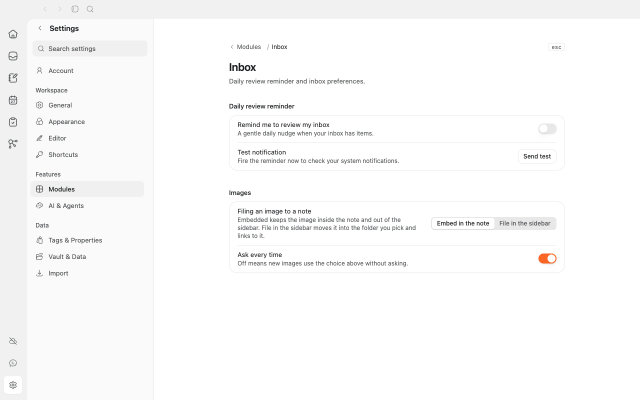
#> input picture electron/Inbox.png, 1280 x 800 px (shown at 1/2 size)
$ python slice_sheet.py ../../../../electron/Inbox.png out.png
#> lines starting #> are read from the running program, lines starting #| are printed output that depends on the picture; after the words box and inside, x2 and y2 are one past the last pixel; in counts of white or black regions, pixels touching at a corner belong together
"""Slice the mascots/all.png icon sheet into individual transparent PNGs.

Approach: within manually chosen row bands (icon area, excluding label text),
find dark-pixel column clusters, then grow each cluster's bbox vertically
until a blank gap (so labels/headers are never included). Background is
alpha-keyed with a soft ramp to keep hand-drawn anti-aliased edges.
"""
import os
import sys
import numpy as np
from PIL import Image, ImageDraw

SRC = sys.argv[1]
OUT = sys.argv[2]
os.makedirs(OUT, exist_ok=True)

img = Image.open(SRC).convert('RGB')
#> img is the input picture: PIL image 1280x800 RGB; mean R, G, B 250.1, 250, 250.1
W, H = img.size
#> W = 1280; H = 800
a = np.asarray(img, dtype=np.int16)
bg = np.median(a[0:20, 0:20].reshape(-1, 3), axis=0)
#> bg = [241, 241, 241]
dist = np.abs(a - bg).sum(axis=2)  # Manhattan distance from background
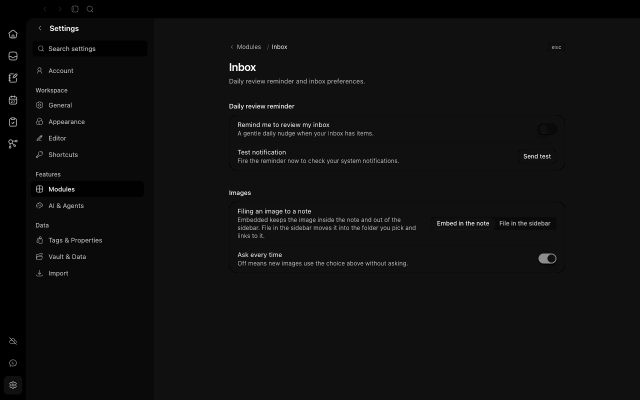
#> dist: shape (800, 1280) float64 (shown at 1/2 size); min 0, max 636, mean 40.9; drawn with min black and max white
mask = dist > 60
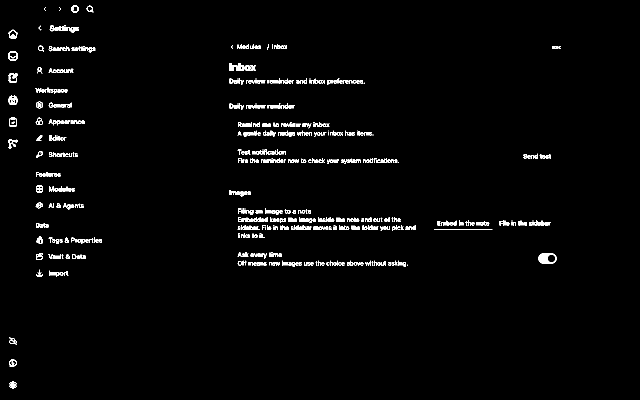
#> mask: shape (800, 1280) bool (shown at 1/2 size); 2% white in thin lines or dots, all inside (x1, y1, x2, y2) = (17, 11, 1122, 778)

# (y0, y1) bands cover icon bodies only; labels sit below each band.
ROWS = [
    (100, 248, ['notes', 'tasks', 'journal', 'calendar', 'inbox']),
    (345, 498, ['student', 'researchers', 'privacy-first', 'maker', 'adhd-brain']),
    (595, 706, ['change-log', 'roadmap', 'settings', 'help', 'feedback']),
    (805, 906, ['search', 'filter', 'favorite', 'share', 'lock', 'more']),
]

GAP_X = 30        # merge column runs closer than this (px)
GAP_Y = 8         # vertical growth stops at a blank gap taller than this
MIN_PIXELS = 60   # discard noise clusters
PAD = 6

def column_clusters(band):
    colsum = band.sum(axis=0)
    xs = np.where(colsum > 0)[0]
    if len(xs) == 0:
        return []
    runs = []
    start = prev = xs[0]
    for x in xs[1:]:
        if x - prev > GAP_X:
            runs.append((start, prev))
            start = x
        prev = x
    runs.append((start, prev))
    return [(x0, x1) for x0, x1 in runs
            if band[:, x0:x1 + 1].sum() >= MIN_PIXELS]

def grow_vertical(x0, x1, y0, y1):
    """Union of row-runs (gap tolerance GAP_Y) that overlap the band."""
    rows_any = mask[:, x0:x1 + 1].any(axis=1)
    ys = np.where(rows_any)[0]
    runs = []
    start = prev = ys[0]
    for y in ys[1:]:
        if y - prev > GAP_Y:
            runs.append((start, prev))
            start = y
        prev = y
    runs.append((start, prev))
    top, bot = None, None
    for r0, r1 in runs:
        if r1 >= y0 and r0 <= y1:  # overlaps band
            top = r0 if top is None else min(top, r0)
            bot = r1 if bot is None else max(bot, r1)
    return top, bot

def save_crop(name, x0, y0, x1, y1):
    x0, y0 = max(0, x0 - PAD), max(0, y0 - PAD)
    x1, y1 = min(W, x1 + PAD + 1), min(H, y1 + PAD + 1)
    crop = a[y0:y1, x0:x1]
    d = np.abs(crop - bg).sum(axis=2)
    alpha = np.clip((d - 15) * 255.0 / (70 - 15), 0, 255).astype(np.uint8)
    rgba = np.dstack([crop.astype(np.uint8), alpha])
    Image.fromarray(rgba, 'RGBA').save(os.path.join(OUT, name + '.png'))
    return (x1 - x0, y1 - y0)

results = []
for y0, y1, labels in ROWS:
    clusters = column_clusters(mask[y0:y1])
    if len(clusters) != len(labels):
        print(f'ERROR band y={y0}-{y1}: expected {len(labels)} clusters, '
              f'got {len(clusters)}: {clusters}')
#> (the run stopped early here; a loop or call above may not have finished)

$ run again, with electron/Appearance.png copied over electron/Inbox.png
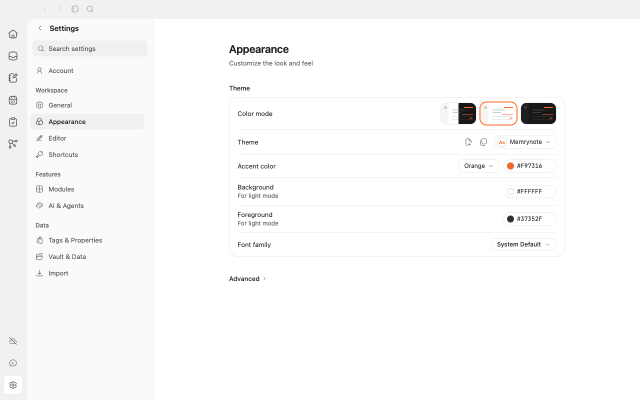
#> input picture electron/Appearance.png, 1280 x 800 px (shown at 1/2 size)
#> img is the input picture: PIL image 1280x800 RGB; mean R, G, B 249.9, 249.8, 249.7
#> bg = [241, 241, 241]
#> `dist = np.abs(a - bg).sum(axis=2)`:
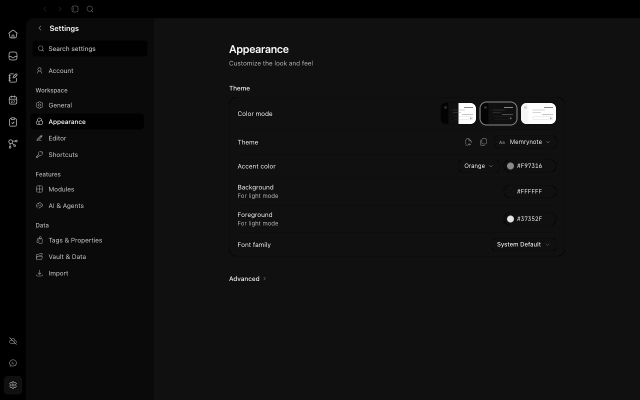
#> dist: shape (800, 1280) float64 (shown at 1/2 size); min 0, max 654, mean 42; drawn with min black and max white
#> `mask = dist > 60`:
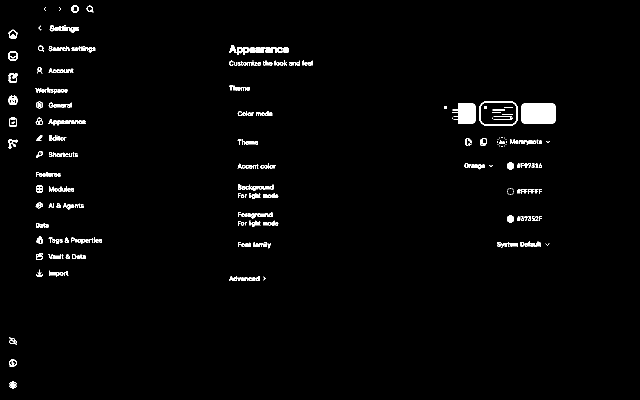
#> mask: shape (800, 1280) bool (shown at 1/2 size); 1.8% white; 331 white regions (70 under 20 px), largest, box (x1, y1, x2, y2) and area: (1042, 206, 1112, 248) 2864, (905, 206, 952, 248) 1500, (959, 203, 1035, 251) 480

$ run again, with electron/Editor.png copied over electron/Inbox.png
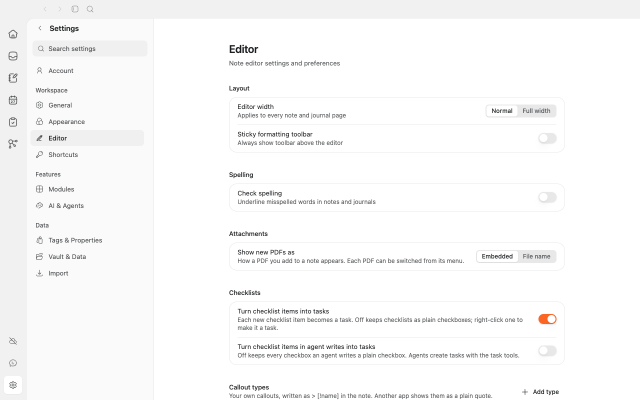
#> input picture electron/Editor.png, 1280 x 800 px (shown at 1/2 size)
#> img is the input picture: PIL image 1280x800 RGB; mean R, G, B 249.1, 249.1, 249.1
#> bg = [241, 241, 241]
#> `dist = np.abs(a - bg).sum(axis=2)`:
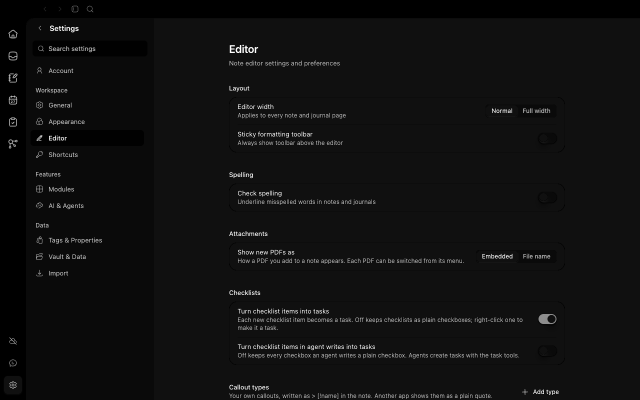
#> dist: shape (800, 1280) float64 (shown at 1/2 size); min 0, max 636, mean 42.7; drawn with min black and max white
#> `mask = dist > 60`:
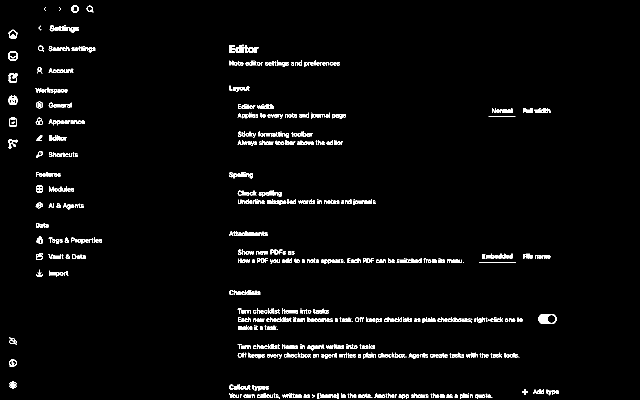
#> mask: shape (800, 1280) bool (shown at 1/2 size); 2.6% white in thin lines or dots, all inside (x1, y1, x2, y2) = (17, 11, 1118, 798)
